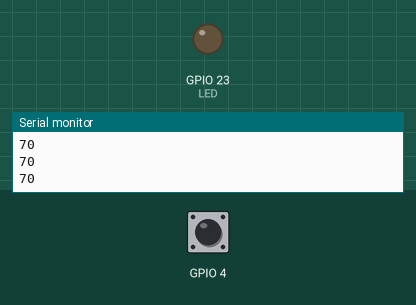
A sketch run on a simulated ESP32. On the bench: output pins drawn as LEDs (lit = HIGH), the last lines printed to the serial monitor. The inputs (shaded band) are chosen by the test bench; at power-on: GPIO 4 HIGH.

Above: at 1.2 s.
1.3 s: GPIO 4 pulled LOW for 0.15 s
At 1.4 s:
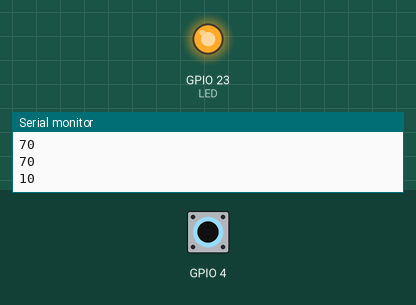
3.0 s: GPIO 4 pulled LOW for 3.2 s
At 7.6 s:
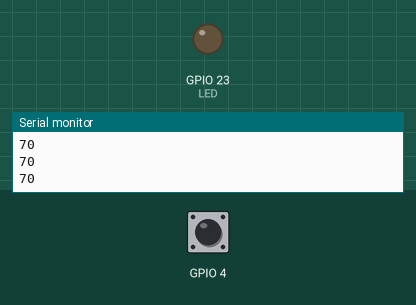
Timing chart, 0 to 9.1 s (numbered marks = the images above; inputs shaded):
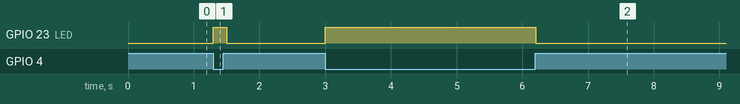

The sketch:

Touch.ino
```cpp
// زر اللمس: سلك أو رقاقة ألمنيوم على GPIO4 (T0) · الليد على 23
// ESP32 للمعلمين — الجزء الأول · منصة جذور · أ. محمد زيتون
// اللوحة: ESP32 Dev Module

const int LED = 23;
int limit = 30;   // راقب القراءات أولًا ثم اختر الحد

void setup() {
  Serial.begin(115200);
  pinMode(LED, OUTPUT);
}

void loop() {
  int v = touchRead(4);       // T0
  Serial.println(v);
  digitalWrite(LED, v < limit);
  delay(100);
}
```

Measured:
- after the input at 1.3 s, GPIO 23 (LED): LOW → HIGH at once, → LOW 0.20 s later
- after the input at 3.0 s, GPIO 23 (LED): LOW → HIGH at once, → LOW 3.2 s later
